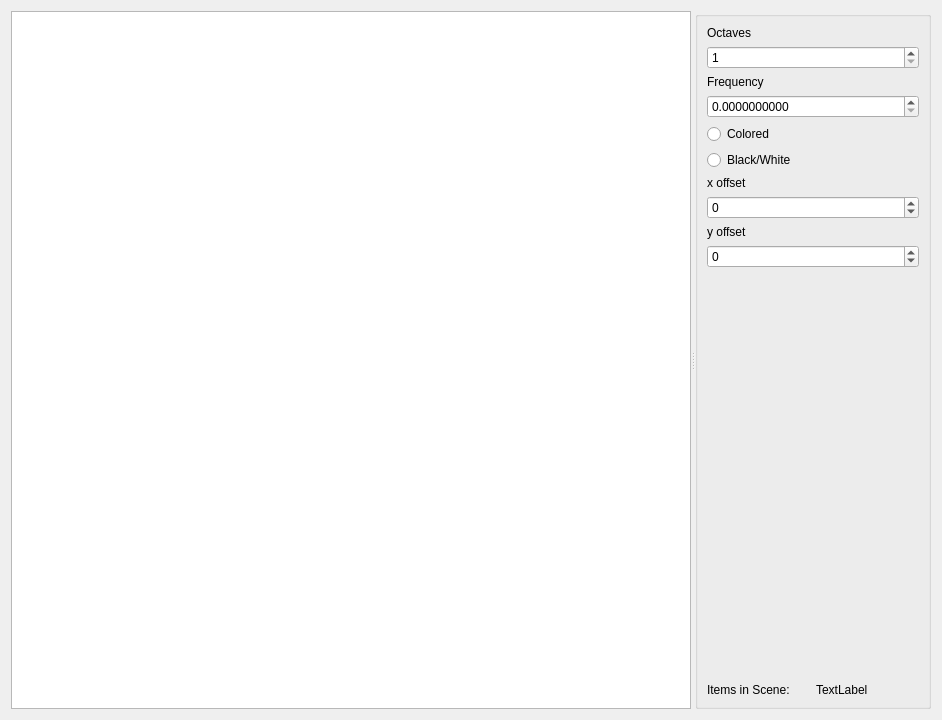
<ui version="4.0" >
 <class>noiseViewWidget</class>
 <widget class="QWidget" name="noiseViewWidget" >
  <property name="geometry" >
   <rect>
    <x>0</x>
    <y>0</y>
    <width>942</width>
    <height>720</height>
   </rect>
  </property>
  <property name="windowTitle" >
   <string>noiseGenerator View</string>
  </property>
  <layout class="QGridLayout" >
   <item row="0" column="0" >
    <widget class="QSplitter" name="splitter" >
     <property name="orientation" >
      <enum>Qt::Horizontal</enum>
     </property>
     <widget class="movableGraphicsView" name="graphicsView" >
      <property name="sizePolicy" >
       <sizepolicy vsizetype="Expanding" hsizetype="Expanding" >
        <horstretch>200</horstretch>
        <verstretch>0</verstretch>
       </sizepolicy>
      </property>
      <property name="verticalScrollBarPolicy" >
       <enum>Qt::ScrollBarAlwaysOff</enum>
      </property>
      <property name="horizontalScrollBarPolicy" >
       <enum>Qt::ScrollBarAlwaysOff</enum>
      </property>
      <property name="resizeAnchor" >
       <enum>QGraphicsView::AnchorViewCenter</enum>
      </property>
     </widget>
     <widget class="QGroupBox" name="groupBox" >
      <property name="title" >
       <string/>
      </property>
      <layout class="QGridLayout" >
       <item row="0" column="0" >
        <widget class="QLabel" name="label" >
         <property name="text" >
          <string>Octaves</string>
         </property>
        </widget>
       </item>
       <item row="1" column="0" >
        <widget class="QSpinBox" name="octavesleft" >
         <property name="minimum" >
          <number>1</number>
         </property>
         <property name="maximum" >
          <number>23</number>
         </property>
        </widget>
       </item>
       <item row="2" column="0" >
        <widget class="QLabel" name="label_2" >
         <property name="text" >
          <string>Frequency</string>
         </property>
        </widget>
       </item>
       <item row="3" column="0" >
        <widget class="QDoubleSpinBox" name="frequencyleft" >
         <property name="decimals" >
          <number>10</number>
         </property>
         <property name="maximum" >
          <double>7.000000000000000</double>
         </property>
         <property name="singleStep" >
          <double>0.000100000000000</double>
         </property>
        </widget>
       </item>
       <item row="4" column="0" >
        <widget class="QRadioButton" name="r1" >
         <property name="text" >
          <string>Colored</string>
         </property>
        </widget>
       </item>
       <item row="5" column="0" >
        <widget class="QRadioButton" name="r2" >
         <property name="text" >
          <string>Black/White</string>
         </property>
        </widget>
       </item>
       <item row="6" column="0" >
        <widget class="QLabel" name="label_3" >
         <property name="text" >
          <string>x offset</string>
         </property>
        </widget>
       </item>
       <item row="7" column="0" >
        <widget class="QSpinBox" name="xoffsetBox" >
         <property name="minimum" >
          <number>-999999999</number>
         </property>
         <property name="maximum" >
          <number>999999999</number>
         </property>
         <property name="singleStep" >
          <number>1</number>
         </property>
        </widget>
       </item>
       <item row="8" column="0" >
        <widget class="QLabel" name="label_4" >
         <property name="text" >
          <string>y offset</string>
         </property>
        </widget>
       </item>
       <item row="9" column="0" >
        <widget class="QSpinBox" name="yoffsetBox" >
         <property name="minimum" >
          <number>-999999999</number>
         </property>
         <property name="maximum" >
          <number>999999999</number>
         </property>
         <property name="singleStep" >
          <number>1</number>
         </property>
        </widget>
       </item>
       <item row="10" column="0" >
        <spacer>
         <property name="orientation" >
          <enum>Qt::Vertical</enum>
         </property>
         <property name="sizeHint" >
          <size>
           <width>212</width>
           <height>321</height>
          </size>
         </property>
        </spacer>
       </item>
       <item row="11" column="0" >
        <layout class="QHBoxLayout" >
         <item>
          <widget class="QLabel" name="label_5" >
           <property name="text" >
            <string>Items in Scene:</string>
           </property>
          </widget>
         </item>
         <item>
          <widget class="QLabel" name="itemLabel" >
           <property name="text" >
            <string>TextLabel</string>
           </property>
          </widget>
         </item>
        </layout>
       </item>
      </layout>
     </widget>
    </widget>
   </item>
  </layout>
 </widget>
 <customwidgets>
  <customwidget>
   <class>movableGraphicsView</class>
   <extends>QGraphicsView</extends>
   <header>movableGraphicsView.h</header>
  </customwidget>
 </customwidgets>
 <resources/>
 <connections/>
</ui>
